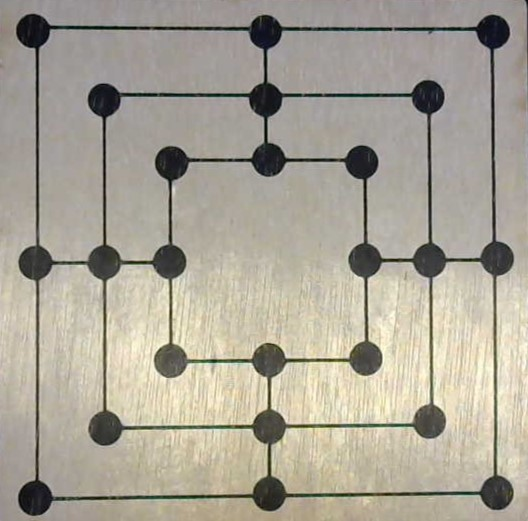
#> input picture template.jpg, 528 x 521 px
$ python main.py
#> lines starting #> are read from the running program, lines starting #| are printed output that depends on the picture
#> further down, imRef is the input picture: shape (521, 528, 3); mean B, G, R 151, 164.1, 169.6
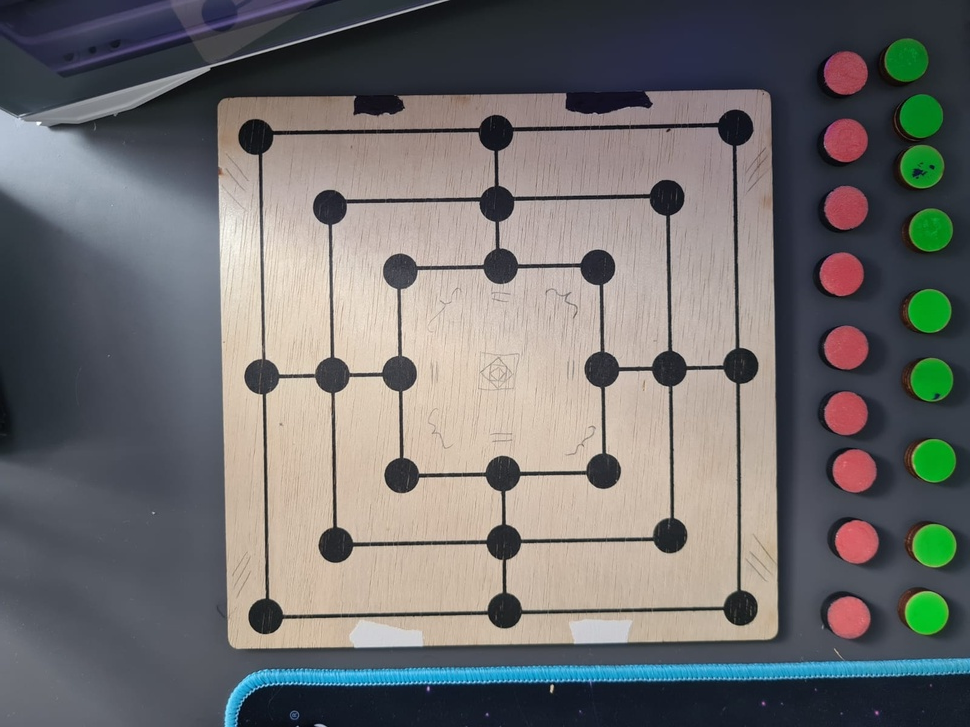
#> input picture resources/big_picture.jpg, 970 x 727 px, shrunk from 1600 x 1200 before the run, given in place of the camera
#> further down, camera is the input picture: shape (727, 970, 3); mean B, G, R 110.3, 110.6, 111.6
import cv2 as cv
import numpy as np
import time

MAX_MATCHES = 500
GOOD_MATCH_PERCENT = 0.5


def alignImages(im1, im2):
    # Convert images to grayscale
    im1Gray = cv.cvtColor(im1, cv.COLOR_BGR2GRAY)
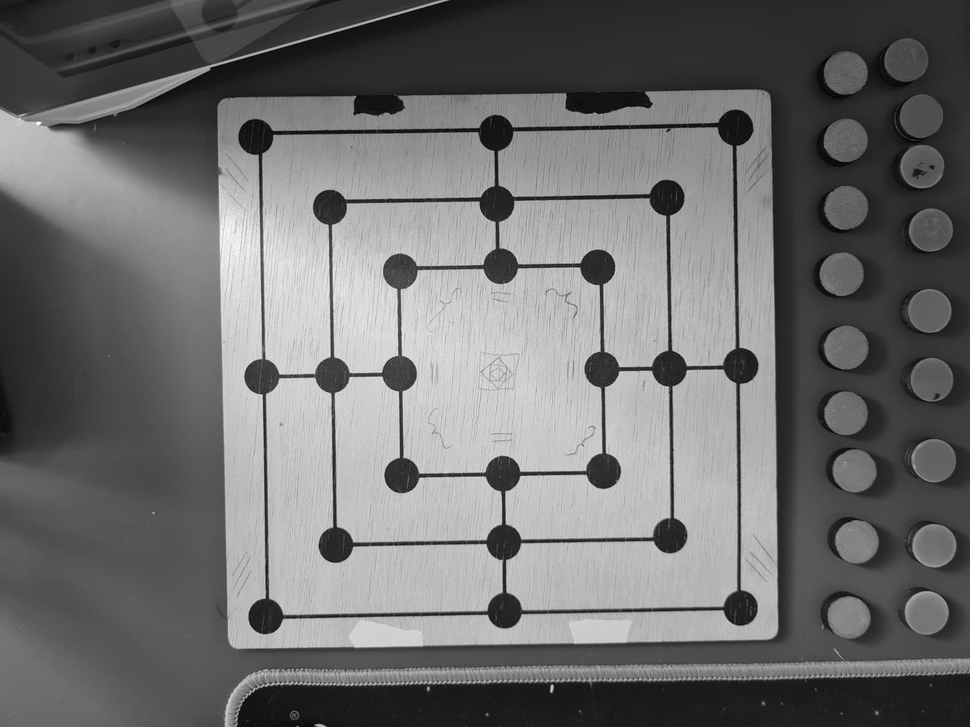
#> im1Gray: shape (727, 970); min 2, max 253, mean 110.9
    im2Gray = cv.cvtColor(im2, cv.COLOR_BGR2GRAY)
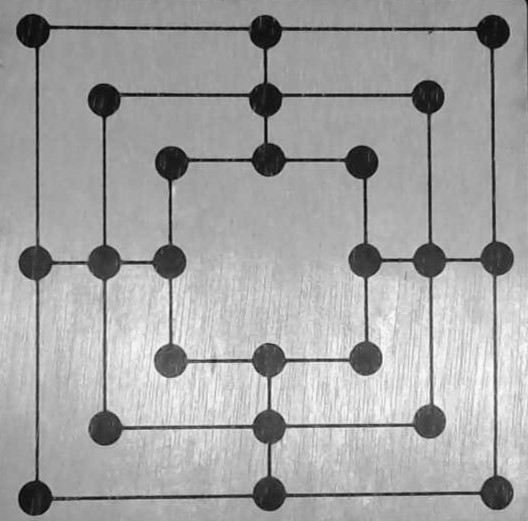
#> im2Gray: shape (521, 528); min 2, max 253, mean 164.2

    # Detect ORB features and compute descriptors.
    sift = cv.xfeatures2d.SIFT_create(MAX_MATCHES)
    keypoints1, descriptors1 = sift.detectAndCompute(im1Gray, None)
#> keypoints1 = 500 keypoints; strongest (x, y, size): (336, 545, 22.5), (603, 471, 22.2), (402, 475, 22.6), (503, 474, 22.7)
    keypoints2, descriptors2 = sift.detectAndCompute(im2Gray, None)
#> keypoints2 = 500 keypoints; strongest (x, y, size): (365, 359, 21.4), (362, 162, 21.7), (429, 421, 21.2), (493, 32, 21.3)

    # [8 lines of commented-out code are left out]

    bf = cv.BFMatcher(cv.NORM_L1, crossCheck=True)
    matches = bf.match(descriptors1, descriptors2)
#> matches = 98 matches
    matches = list(matches)

    # Sort matches by score
    matches.sort(key=lambda x: x.distance, reverse=False)

    # Remove not so good matches
    numGoodMatches = int(len(matches) * GOOD_MATCH_PERCENT)
#> numGoodMatches = 49
    matches = matches[:numGoodMatches]
#> matches = 49 matches

    # Draw top matches
    imMatches = cv.drawMatches(im1, keypoints1, im2, keypoints2, matches, None)
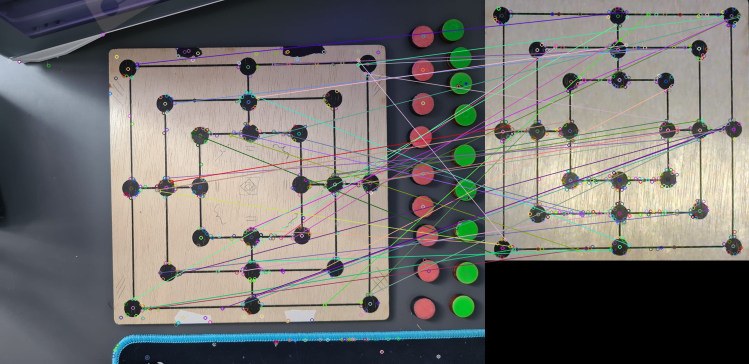
#> imMatches: shape (727, 1498, 3) (shown at 1/2 size); mean B, G, R 110.6, 113.1, 114.7
    cv.imshow("matches", imMatches)
    # cv.imwrite("matches.jpg", imMatches)

    # Extract location of good matches
    points1 = np.zeros((len(matches), 2), dtype=np.float32)
#> points1 = 49 pairs, first value 0 to 0, second value 0 to 0
    points2 = np.zeros((len(matches), 2), dtype=np.float32)
#> points2 = 49 pairs, first value 0 to 0, second value 0 to 0

    for i, match in enumerate(matches):
        points1[i, :] = keypoints1[match.queryIdx].pt
        points2[i, :] = keypoints2[match.trainIdx].pt
#> this loop made 49 passes
#> after the loop, points1 = 49 pairs, first value 270.5 to 756.3, second value 120.1 to 616.7; points2 = 49 pairs, first value 24.32 to 507.9, second value 23.67 to 510.4

    # Find homography
    h, mask = cv.findHomography(points1, points2, cv.RANSAC)
#> h = [[-0.0136, -0.428, 271.1], [-0.0916, -0.601, 426.1], [-0.000177, -0.00144, 1]]; mask = 49 values, max 1 at index 2, min 0 at index 0, mean 0.163

    # Use homography
    height, width, channels = im2.shape
#> height = 521; width = 528; channels = 3
    im1Reg = cv.warpPerspective(im1, h, (width, height))
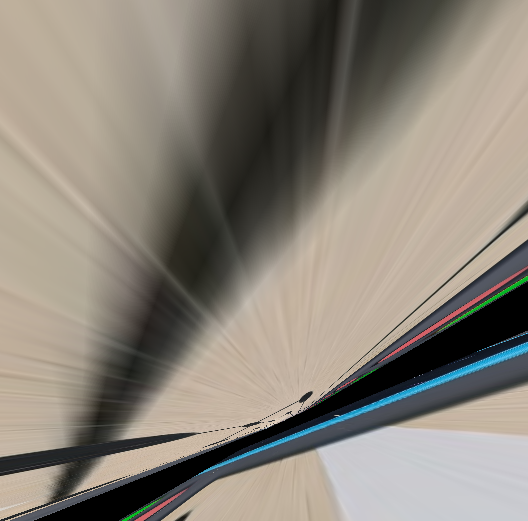
#> im1Reg: shape (521, 528, 3); mean B, G, R 121.3, 131.4, 138.3

    return im1Reg, h

######################################################################################

cap = cv.VideoCapture(0) # 0 - fol camera default | aceasta imagine va fi aliniata

refFilename = "template.jpg" # imagine dupa care va fi aliniata imagine camerei
imRef = cv.imread(refFilename, cv.IMREAD_COLOR)

# verific daca camera s-a deschis cu succes
if not cap.isOpened():
    print("Cannot open camera")
    exit()

t = time.time()
fps = 0
# capturez continuu imaginea camerei
while True:
    fps += 1
    success, camera = cap.read()
    cv.imshow("video", camera)

    imReg, h = alignImages(camera, imRef)
    cv.imshow("img aliniata", imReg)

    # asteptam ca o tasta sa fie apasata
    key = cv.waitKey(1) & 0xFF
#> (key q is pressed here)

    # verific daca space-ul este apasat pentru a detecta configuratia tablei
    if key == 32:
        # Save the captured frame as a screenshot
        cv.imwrite("screenshot.jpg", imReg)
        print("Screenshot saved.")

    # verific daca q-ul este apasat pentru a iesi din loop
    elif key == ord('q'):
        break

    # tin cont de numarul de fps-uri al imaginii
    if time.time() - t > 1:
        print(f"FPS:{fps}")
        t = time.time()
        fps = 0

# eliberez camera si inchid fereastra
cap.release()
cv.destroyAllWindows()
